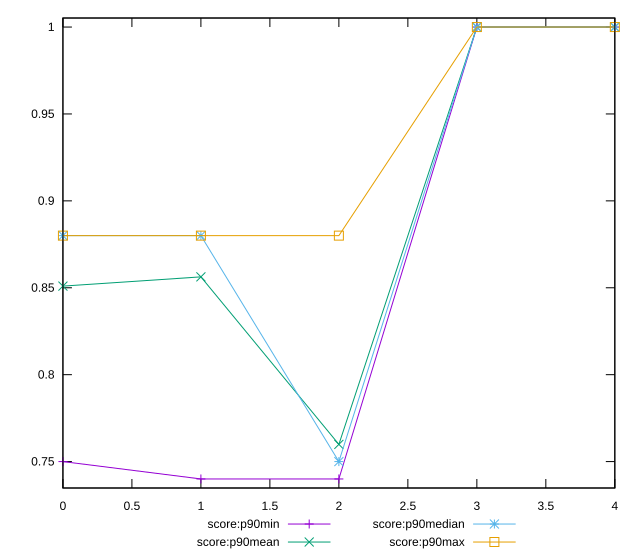

Generate this figure with gnuplot:
reset

$scoreP90Min <<EOF
0 0.75
1 0.74
2 0.74
3 1
4 1
EOF

$scoreP90Mean <<EOF
0 0.8509574468085105
1 0.856276595744681
2 0.7598936170212767
3 1
4 1
EOF

$scoreP90Median <<EOF
0 0.88
1 0.88
2 0.75
3 1
4 1
EOF

$scoreP90Max <<EOF
0 0.88
1 0.88
2 0.88
3 1
4 1
EOF

set key outside below
set xrange [0:4]
set yrange [0.7348:1.0052]
set trange [0.7348:1.0052]
set terminal svg size 640, 560 enhanced background rgb 'white'
set output "report_00026_2021-02-22T21:38:55.199Z/offscreen-images/progression/score.svg"

plot $scoreP90Min title "score:p90min" with linespoints, \
     $scoreP90Mean title "score:p90mean" with linespoints, \
     $scoreP90Median title "score:p90median" with linespoints, \
     $scoreP90Max title "score:p90max" with linespoints

reset
